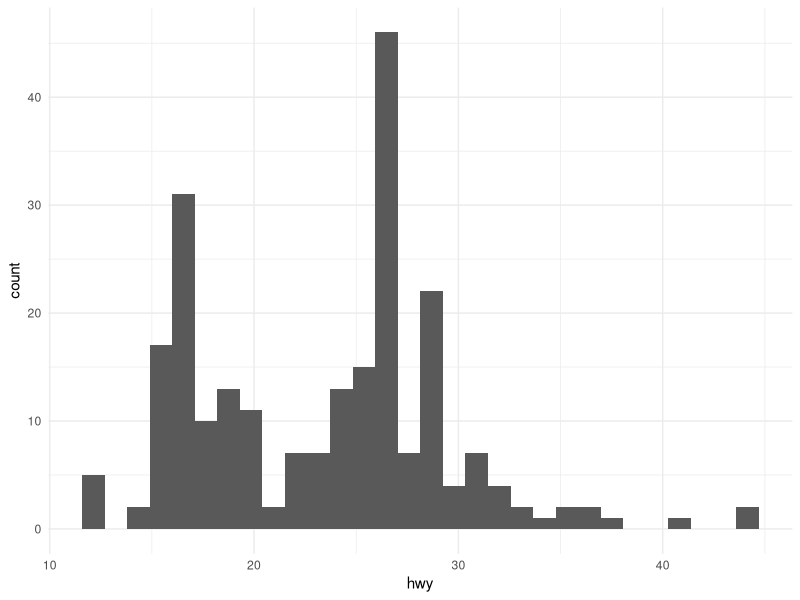
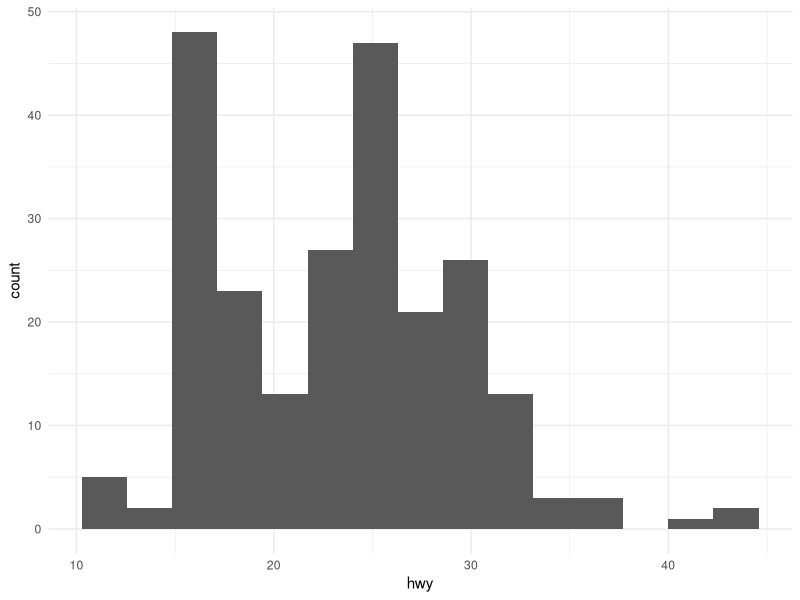
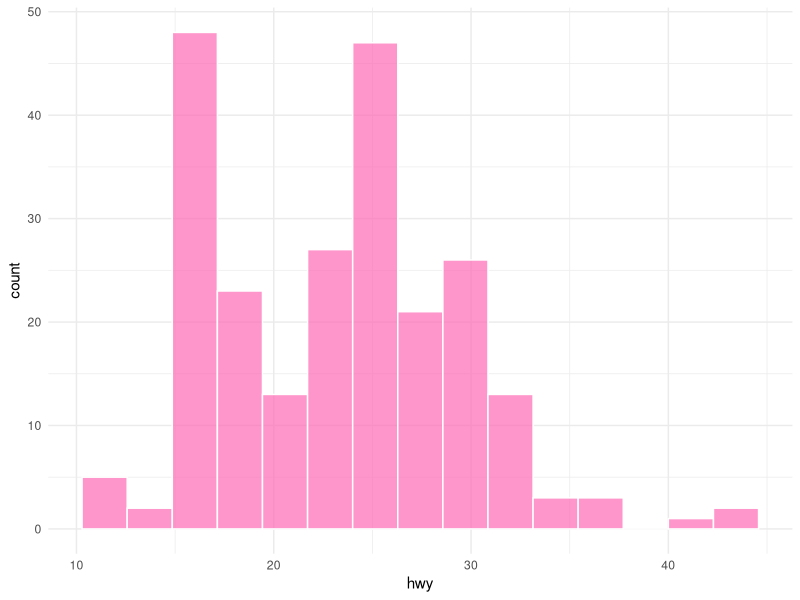
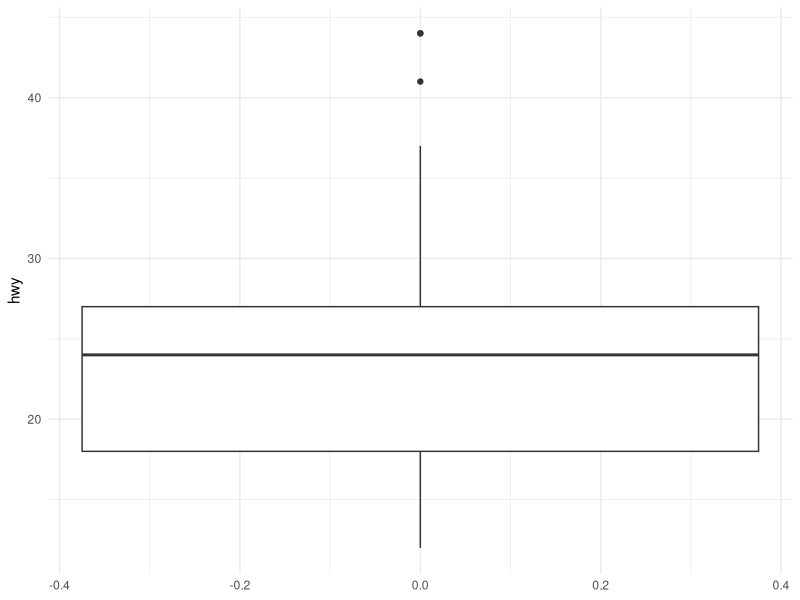
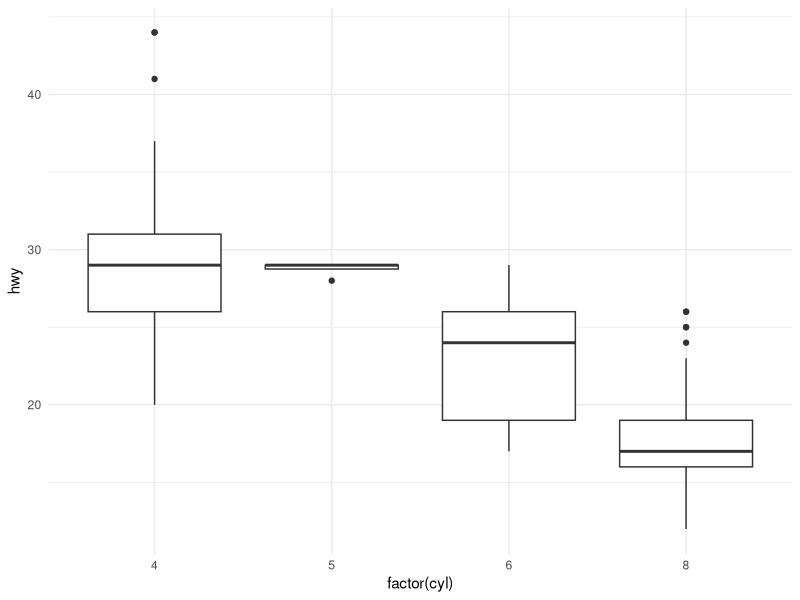
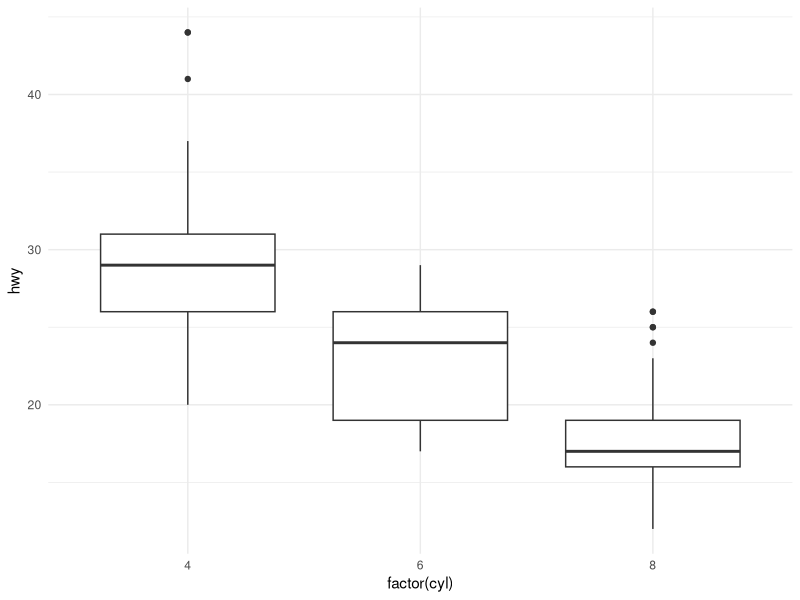
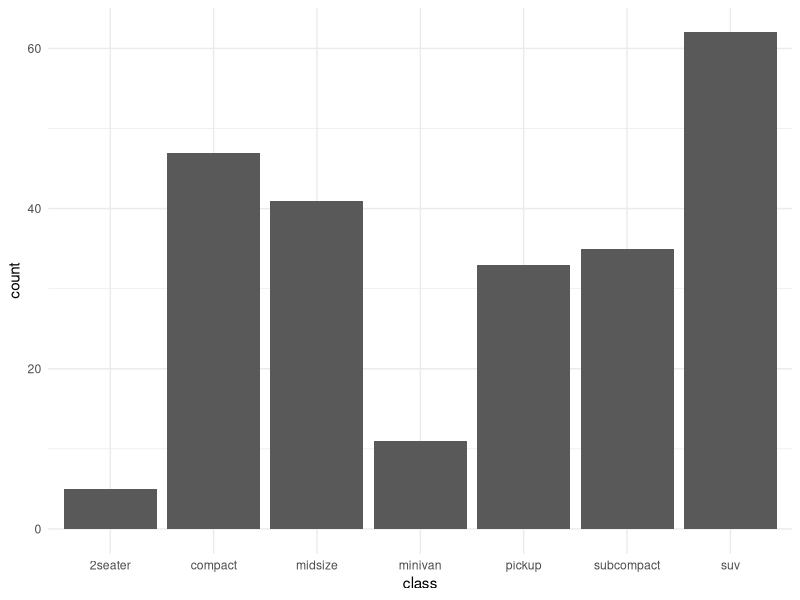
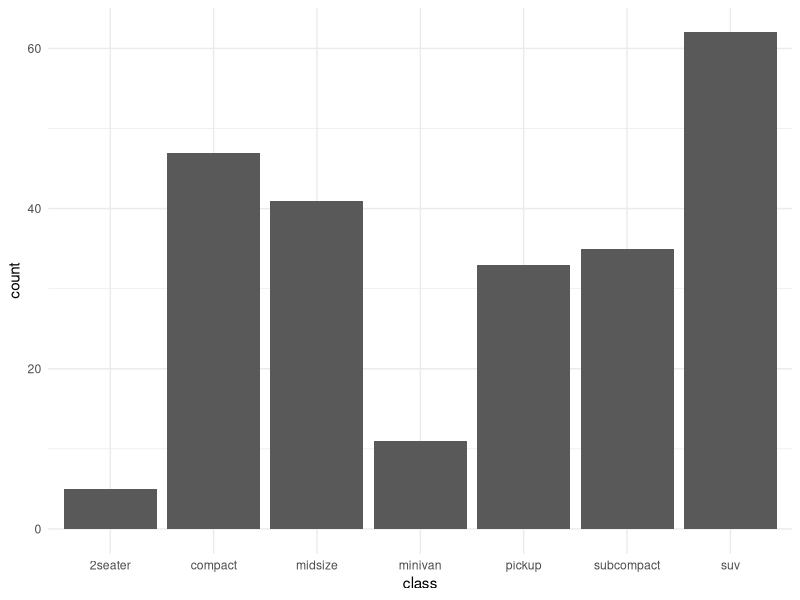

Here is the R script that generated these plots, in order:
## ---- chunk 1
library(tidyverse)
## ---- chunk 2

theme_set(theme_minimal())

## ---- chunk 3
count(mpg, hwy)
## ---- chunk 4
ggplot(mpg, aes(x = hwy)) +
  geom_histogram()
## ---- chunk 5
ggplot(mpg, aes(x = hwy)) +
  geom_histogram(bins = 15) #changed the bins to 15
## ---- chunk 6
ggplot(mpg, aes(x = hwy)) +
  geom_histogram(bins = 15, color = "white",fill ="hotpink", alpha = 0.7)
## ---- chunk 7
ggplot(mpg, aes(y = hwy)) +
  geom_boxplot()
## ---- chunk 8
ggplot(mpg, aes(x = factor(cyl),y = hwy)) +
  geom_boxplot() 
## ---- chunk 9
mpg %>% 
  filter(cyl != 5) %>% 
  ggplot(aes(x = factor(cyl),y = hwy)) +
  geom_boxplot() 
## ---- chunk 10
ggplot(mpg, aes(x = class)) +
  geom_bar()
## ---- chunk 11
mpg %>% 
  group_by(class) %>% 
  summarize(count = n()) %>% 
  ggplot(aes(x = class, y = count)) +
  geom_col()
## ---- chunk 12
mean_hwy_overall = round(mean(mpg$hwy), 2)
## ---- chunk 13
mpg %>% 
  group_by(class) %>% 
  summarize(mean_hwy = mean(hwy)) %>% 
  ggplot(aes(x = class, y = mean_hwy)) +
  geom_col() + 
  geom_hline(yintercept = mean_hwy_overall, color = "red")
## ---- chunk 14
mpg %>% 
  group_by(class) %>% 
  summarize(count = n()) %>% 
  ggplot(aes(x = reorder(class, count), y = count)) +
  geom_col()
## ---- chunk 15
mpg %>% 
  group_by(class) %>% 
  summarize(count = n()) %>% 
  ggplot(aes(x = reorder(class, -count), y = count)) +
  geom_col()
## ---- chunk 16
mpg %>% 
  group_by(class) %>% 
  summarize(count = n()) %>% 
  ggplot(aes(x = reorder(class, count), y = count)) +
  geom_col() +
  labs(x = "Vehicle Class", y = "Count")
## ---- chunk 17
mpg %>% 
  group_by(class) %>% 
  summarize(count = n()) %>% 
  ggplot(aes(x = reorder(class, count), y = count)) +
  geom_col() +
  geom_text(aes(label = count)) +
  labs(x = "Vehicle Class", y = "Count")
## ---- chunk 18
mpg %>% 
  group_by(class) %>% 
  summarize(count = n()) %>% 
  ggplot(aes(x = reorder(class, count), y = count)) +
  geom_col() +
  geom_text(aes(label = count, y = 50)) +
  labs(x = "Vehicle Class", y = "Count")
## ---- chunk 19
mpg %>% 
  group_by(class) %>% 
  summarize(count = n()) %>% 
  ggplot(aes(x = reorder(class, count), y = count)) +
  geom_col() +
  geom_text(aes(label = count, y = count + 2)) +
  labs(x = "Vehicle Class", y = "Count")
## ---- chunk 20
mpg %>% 
  group_by(class) %>% 
  summarize(count = n()) %>% 
  ggplot(aes(x = reorder(class, count), y = count)) +
  geom_col() +
  geom_text(aes(label = count, y = count - 2), color = "white") +
  labs(x = "Vehicle Class", y = "Count")
## ---- chunk 21
mpg %>% 
  group_by(class) %>% 
  summarize(count = n()) %>% 
  ggplot(aes(x = reorder(class, count), y = count)) +
  geom_col() +
  geom_text(aes(label = count, y = count - 2, color = "white")) +
  labs(x = "Vehicle Class", y = "Count")
## ---- chunk 22
mpg %>% 
  group_by(class) %>% 
  summarize(count = n()) %>% 
  ggplot(aes(x = reorder(class, count), y = count)) +
  geom_col() +
  geom_text(aes(label = count, y = count - 2), color = "white") +
  labs(x = "Vehicle Class", y = "Count",
       title = "SUVs dominate the sample",
       subtitle = "Only a handful of minivans and 2-seaters are in the sample",
       caption = "This dataset contains a subset of the fuel economy data that the EPA makes available on https://fueleconomy.gov/.")
## ---- chunk 23
ggplot(mpg, aes(x = hwy, y = cty)) +
  geom_point() +
  labs(x = "Highway mpg", y = "City mpg")
## ---- chunk 24
ggplot(mpg, aes(x = hwy, y = cty)) +
  geom_point(color = "blue") +
  labs(x = "Highway mpg", y = "City mpg")
## ---- chunk 25
ggplot(mpg, aes(x = hwy, y = cty)) +
  geom_point(shape = 21, color = "red", fill = "pink") +
  labs(x = "Highway mpg", y = "City mpg")
## ---- chunk 26
ggplot(mpg, aes(x = hwy, y = cty)) +
  geom_point(shape = 21, color = "red", fill = "pink") +
  geom_smooth(method = "lm") +
  labs(x = "Highway mpg", y = "City mpg")
## ---- chunk 27
ggplot(mpg, aes(x = hwy, y = cty)) +
  geom_point(shape = 21, color = "red", fill = "pink") +
  geom_smooth(method = "lm", se = FALSE) +
  labs(x = "Highway mpg", y = "City mpg")
## ---- chunk 28
ggplot(mpg, aes(x = hwy, y = cty)) +
  geom_smooth(method = "lm", se = FALSE) +
  geom_point(shape = 21, color = "red", fill = "pink") +
  labs(x = "Highway mpg", y = "City mpg")
## ---- chunk 29
head(economics)
## ---- chunk 30
ggplot(economics, aes(x = date, y = pop)) +
  geom_line()
